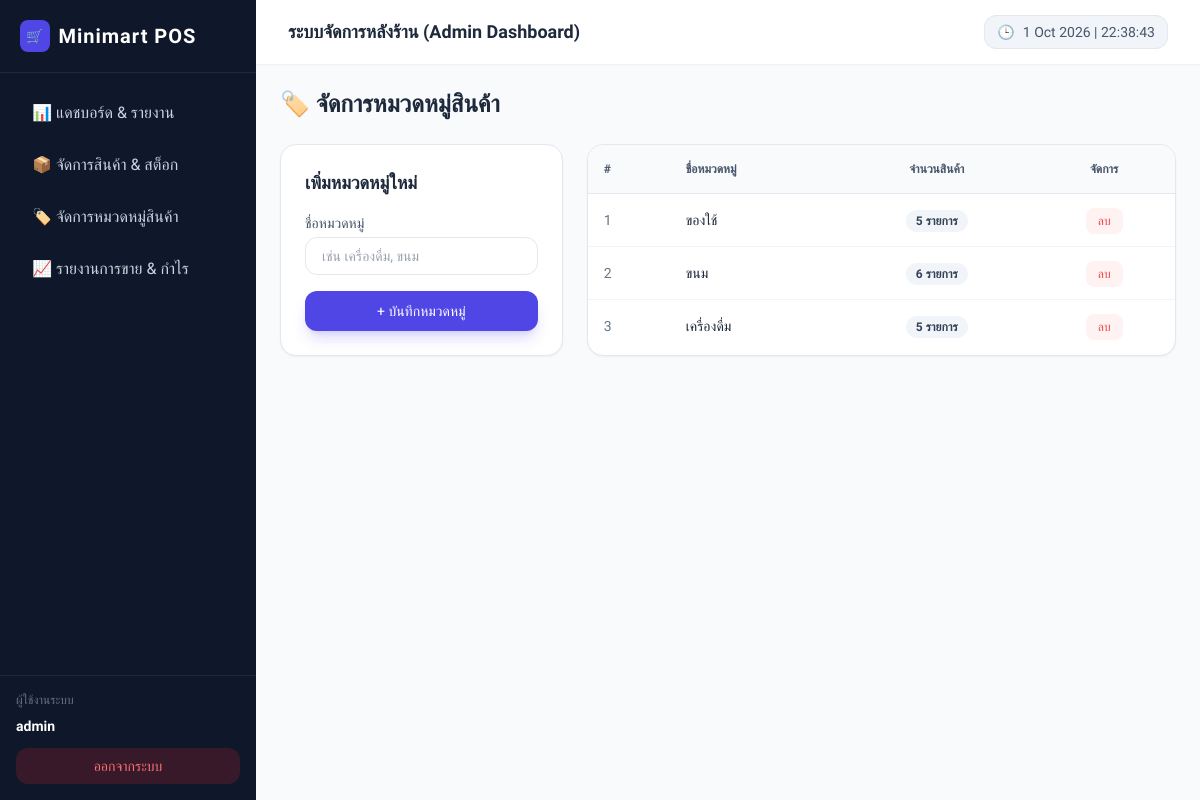
/admin/categories.php (signed in), run on the app's committed database.
### tables this page shows
CREATE TABLE `categories` (
  `id` int(11) NOT NULL,
  `name` varchar(100) NOT NULL
);

### admin/categories.php (the view, shortened to what this page needs)
<?php
require_once '../db.php';
include '../includes/admin_header.php';
$stmt = $pdo->query("SELECT c.*, (SELECT COUNT(*) FROM products p WHERE p.category_id = c.id) as product_count FROM categories c ORDER BY c.id DESC");
$categories = $stmt->fetchAll();
?>
<div class="max-w-4xl mx-auto">
    <div class="flex justify-between items-center mb-6">
        <h2 class="text-2xl font-bold text-slate-800">🏷️ จัดการหมวดหมู่สินค้า</h2>
    </div>
    <div class="grid grid-cols-1 md:grid-cols-3 gap-6">
        <div class="bg-white p-6 rounded-2xl shadow-sm border border-slate-200 h-fit">
            <h3 class="text-lg font-semibold text-slate-800 mb-4">เพิ่มหมวดหมู่ใหม่</h3>
            <form method="POST">
                <div class="mb-4">
                    <label class="block text-sm text-slate-600 mb-1 font-medium">ชื่อหมวดหมู่</label>
                    <input type="text" name="name" required placeholder="เช่น เครื่องดื่ม, ขนม"
                           class="w-full px-4 py-2 border rounded-xl focus:outline-none focus:border-indigo-500 text-sm">
                </div>
                <button type="submit" name="add_category" class="w-full bg-indigo-600 hover:bg-indigo-700 text-white font-medium py-2.5 rounded-xl transition text-sm shadow-lg shadow-indigo-600/20">
                    + บันทึกหมวดหมู่
                </button>
            </form>
        </div>
        <div class="md:col-span-2 bg-white rounded-2xl shadow-sm border border-slate-200 overflow-hidden">
            <table class="w-full text-left border-collapse">
                <thead>
                    <tr class="bg-slate-50 border-b border-slate-200 text-slate-600 text-xs uppercase font-semibold">
                        <th class="p-4">#</th>
                        <th class="p-4">ชื่อหมวดหมู่</th>
                        <th class="p-4 text-center">จำนวนสินค้า</th>
                        <th class="p-4 text-center">จัดการ</th>
                    </tr>
                </thead>
                <tbody class="divide-y divide-slate-100 text-sm">
                    <?php if (count($categories) > 0): ?>
                        <?php foreach ($categories as $index => $cat): ?>
                            <tr class="hover:bg-slate-50/50 transition">
                                <td class="p-4 text-slate-500"><?= $index + 1 ?></td>
                                <td class="p-4 font-medium text-slate-800"><?= htmlspecialchars($cat['name']) ?></td>
                                <td class="p-4 text-center">
                                    <span class="bg-slate-100 text-slate-700 px-2.5 py-1 rounded-full text-xs font-semibold">
                                        <?= $cat['product_count'] ?> รายการ
                                    </span>
                                </td>
                                <td class="p-4 text-center">
                                    <a href="categories.php?delete=<?= $cat['id'] ?>" onclick="return confirm('ยืนยันการลบหมวดหมู่นี้?')" class="text-red-500 hover:text-red-700 font-medium text-xs bg-red-50 hover:bg-red-100 px-3 py-1.5 rounded-lg transition">
                                        ลบ
                                    </a>
                                </td>
                            </tr>
                        <?php endforeach; ?>
                    <?php else: ?>
                        <tr>
                            <td colspan="4" class="p-6 text-center text-slate-400">ยังไม่มีข้อมูลหมวดหมู่สินค้า</td>
                        </tr>
                    <?php endif; ?>
                </tbody>
            </table>
        </div>
    </div>
</div>
<?php
echo "</main></div></body></html>";
?>

### includes/admin_header.php (style rules this page uses)
body { font-family: 'Prompt', sans-serif; }

### data on the page
categories: name "ของใช้", product_count "5"
categories: name "ขนม", product_count "6"
categories: name "เครื่องดื่ม", product_count "5"

### other printed values
$_SESSION['fullname'] "admin"
